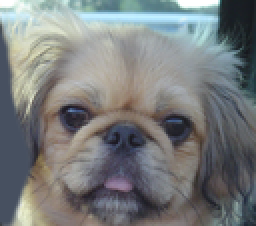
%> input picture data/dog.bmp, 128 x 113 px, shrunk from 410 x 361 before the run (shown 2 times larger)
$ octave --eval "proj1_fft;"   (GNU Octave 9; MATLAB toolbox functions it lacks are replaced by stand-ins)
%> lines starting %> are read from the running program, lines starting %| are printed output that depends on the picture
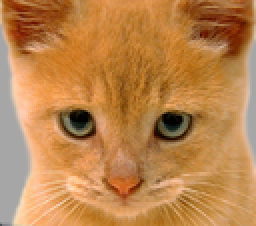
%> input picture data/cat.bmp, 128 x 113 px, shrunk from 410 x 361 before the run (shown 2 times larger)
### code/gen_hybrid_image_fft.m
function [hybrid_image,low_frequencies,high_frequencies] = gen_hybrid_image_fft( image1, image2, cutoff_frequency )
%> called with cutoff_frequency = 20
pkg load image;

low_frequencies = []; %imagem com as componentes em baixa frequencia

figure, imshow(image1); % print da imagem1
b = padarray(image1, size(image1), "zeros", "post"); % faz o padarray da imagem1 com 0
c = im2double(b(:,:,1:3)); % transforma as componentes em double
d = fft2(c); % realiza a transformada de fourier 2D
d = fftshift(d); % Desloca a componente DC para o centro da imagem
figure, imshow(uint8(abs(d))); %print da imagem resultado apos a transformada d

[n m o] = size(c); %faz um vetor auxiliar do mesmo tamanho da imagem
%> n = 226; m = 256; o = 3
h = zeros([n,m]); %cria uma matriz de zeros
for i = 1:n
for j = 1:m
h(i,j) = H(i,j,size(c),cutoff_frequency); %calcula o filtro e salva em h
end
end
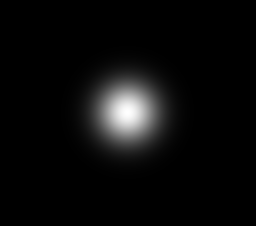
%> h: size 226x256 double; min 1.49e-16, max 1, mean 0.0434
figure, imshow(im2uint8(h)); %print da imagem de resultado h


g = d.*h; % multiplicacao de cada componente da imagem transformada com o filtro

g = ifftshift(g); % faz o shift de g
at = ifft2(g); % realiza a transformada inversa de fourier 2D
[x y o] = size(image1); % cria um vetor auxiliar do mesmo tamanho da imagem1
%> x = 113; y = 128
atc = at(1:x,1:y, :); % salva a imagem final em atc

figure, imshow(low_frequencies = atc); % print da imagem resultado em baixa frequencia low_frequencies

high_frequencies = []; %imagem com as componentes em alta frequencia

figure, imshow(image2); % print da imagem2
b = padarray(image2, size(image2), "zeros", "post"); % faz o padarray da imagem2 com 0
c = im2double(b(:,:,1:3)); % transforma as componentes em double
d = fft2(c); % realiza a transformada de fourier 2D
d = fftshift(d); % Desloca a componente DC para o centro da imagem
figure, imshow(uint8(abs(d))); %print da imagem resultado apos a transformada d

[n m o] = size(c); %faz um vetor auxiliar do mesmo tamanho da imagem
h = zeros([n,m]); %cria uma matriz de zeros
for i = 1:n
for j = 1:m
h(i,j) = H(i,j,size(c),cutoff_frequency); %calcula o filtro e salva em h
end
end

h = imcomplement(h); %calcula a inversa do filtro obtido em h

g = d.*h; % multiplicacao de cada componente da imagem transformada com o filtro

g = ifftshift(g); % faz o shift de g
at = ifft2(g); % realiza a transformada inversa de fourier 2D
[x y o] = size(image1); % cria um vetor auxiliar do mesmo tamanho da imagem1
atc = at(1:x,1:y, :); % salva a imagem final em atc

figure, imshow(high_frequencies = atc);  % print da imagem resultado em baixa frequencia high_frequencies
%%%%%%%%%%%%%%%%%%%%%%%%%%%%%%%%%%%%%%%%%%%%%%%%%%%%%%%%%%%%%%%%%%%%%%%%
% Combine the high frequencies and low frequencies
%%%%%%%%%%%%%%%%%%%%%%%%%%%%%%%%%%%%%%%%%%%%%%%%%%%%%%%%%%%%%%%%%%%%%%%%
hybrid_image = abs(low_frequencies + high_frequencies); % criacao da imagem hibrida

### code/vis_hybrid_image.m
function output = vis_hybrid_image(hybrid_image)
% Visualize a hybrid image by progressively downsampling the image and
% concatenating all of the images together.
%
% Written by James Hays

scales = 5; %how many downsampled versions to create
scale_factor = 0.5; %how much to downsample each time
padding = 5; %how many pixels to pad.

original_height = size(hybrid_image,1);
num_colors = size(hybrid_image,3); %counting how many color channels the input has
output = hybrid_image;
cur_image = hybrid_image;

for i = 2:scales
    %add padding
    output = cat(2, output, ones(original_height, padding, num_colors));

    %dowsample image;
    cur_image = imresize(cur_image, scale_factor, 'bilinear');
    %pad the top and append to the output
    tmp = cat(1,ones(original_height - size(cur_image,1), size(cur_image,2), num_colors), cur_image);
    output = cat(2, output, tmp);
end

### code/proj1_fft.m
function proj1_fft()
pkg load image;
% Before trying to construct hybrid images, it is suggested that you
% implement my_imfilter.m and then debug it using proj1_test_filtering.m

% Debugging tip: You can split your MATLAB code into cells using "%%"
% comments. The cell containing the cursor has a light yellow background,
% and you can press Ctrl+Enter to run just the code in that cell. This is
% useful when projects get more complex and slow to rerun from scratch

%% Setup
% Read images and convert to floating point format
image1 = im2single(imread('../data/dog.bmp'));
image2 = im2single(imread('../data/cat.bmp'));

% For your write up, there are several additional test cases in 'data'.
% Feel free to make your own, too (you'll need to align the images in a
% photo editor such as Photoshop).
% The hybrid images will differ depending on which image you
% assign as image1 (which will provide the low frequencies) and which image
% you assign as image2 (which will provide the high frequencies)

%% Hybrid Image Construction
% cutoff_frequency is the standard deviation, in pixels, of the Gaussian
% blur that will remove high frequencies. You may tune this per image pair
% to achieve better results.
%
cutoff_frequency = 20;
[hybrid_image,low_frequencies,high_frequencies] = gen_hybrid_image_fft( image1, image2, cutoff_frequency );
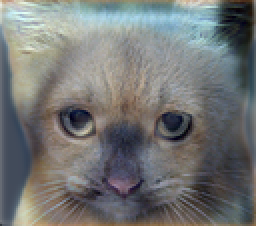
%> hybrid_image: size 113x128x3 double (shown 2 times larger); mean R, G, B 0.484, 0.492, 0.489; drawn with min black and max white

%% Visualize and save outputs
figure(1); imshow(low_frequencies);
figure(2); imshow(high_frequencies + 0.5);
%> after `imshow(high_frequencies + 0.5)`:
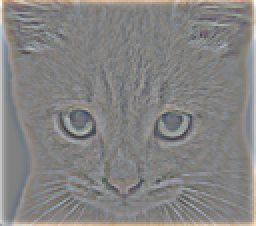
%> displayed picture: size 113x128x3, on the screen's scale of 0 to 255 (shown 2 times larger); mean R, G, B 132.6, 131.5, 130.4
vis = vis_hybrid_image(hybrid_image);
%> the loop in vis_hybrid_image, `for i = 2:scales` made 4 passes
%> pass 1, in vis_hybrid_image, `tmp = cat(1,ones(original_height - size(cur_image,1), size(cur_image,2..`:
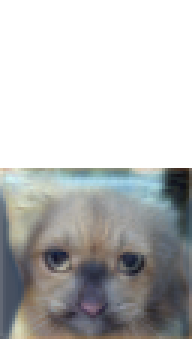
%> tmp: size 113x64x3 double (shown 3 times larger); mean R, G, B 0.74, 0.743, 0.742
%> pass 1, in vis_hybrid_image, `output = cat(2, output, tmp);`:
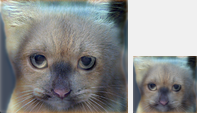
%> output: size 113x197x3 double; mean R, G, B 0.58, 0.586, 0.584; drawn with min black and max white
%> after the loop in vis_hybrid_image, `for i = 2:scales`:
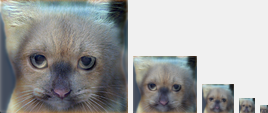
%> output: size 113x268x3 double; mean R, G, B 0.67, 0.675, 0.674; drawn with min black and max white
figure(3); imshow(vis);
imwrite(low_frequencies, 'low_frequencies.jpg', 'quality', 95);
imwrite(high_frequencies + 0.5, 'high_frequencies.jpg', 'quality', 95);
imwrite(hybrid_image, 'hybrid_image.jpg', 'quality', 95);
imwrite(vis, 'hybrid_image_scales.jpg', 'quality', 95);
